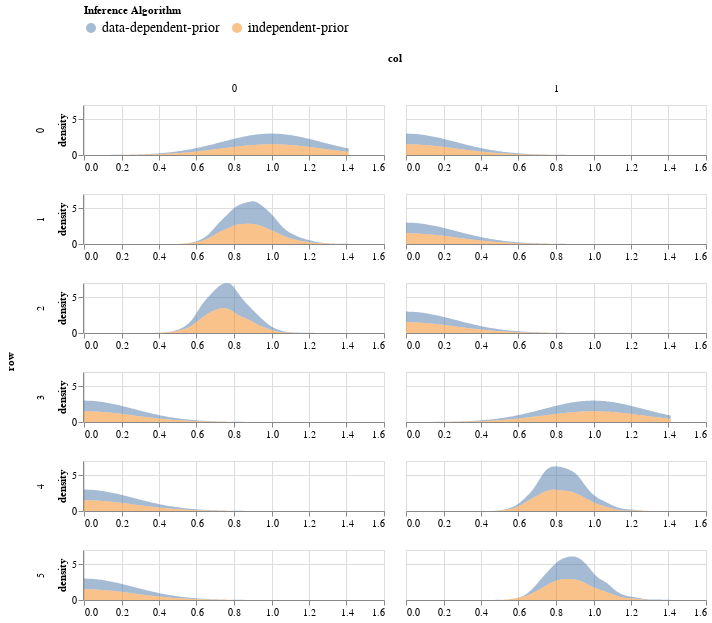

Notebook source saved alongside this figure:
### Markdown cell above
## Plot Both results

### Code cell
param = 'beta'
df = get_post_df(np.squeeze(posterior_samples['batch1'][param]))
df['source'] = 'data-dependent-prior'

df2 = get_post_df(np.squeeze(posterior_samples['batch2'][param]))
df2['source'] = 'independent-prior'

plot_density(pd.concat([df, df2]))

### Figure 1 — Vega-Lite specification as saved in the notebook (floating-point values rounded to 4 significant figures; data arrays with more than 128 entries replaced by an {"elided": "..."} marker saying what was removed)
{"config": {"view": {"continuousWidth": 400, "continuousHeight": 300}}, "data": {"name": "data-111f4cc6f48cf816b6f8e42b2ff5744b"}, "mark": {"type": "area", "opacity": 0.5}, "encoding": {"color": {"type": "nominal", "field": "source", "legend": {"labelFontSize": 14, "orient": "top"}, "title": "Inference Algorithm"}, "column": {"type": "quantitative", "field": "col"}, "row": {"type": "quantitative", "field": "row"}, "x": {"type": "quantitative", "field": "value", "title": null}, "y": {"type": "quantitative", "field": "density"}}, "height": 50, "resolve": {"scale": {"x": "independent"}}, "transform": [{"fold": ["value"]}, {"density": "value", "groupby": ["cn", "row", "col", "source"]}], "width": 300, "$schema": "https://vega.github.io/schema/vega-lite/v4.8.1.json", "datasets": {"data-111f4cc6f48cf816b6f8e42b2ff5744b": {"elided": "24000 records"}}}
